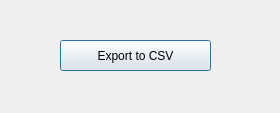
<?xml version="1.0" encoding="UTF-8"?>
<ui version="4.0">
 <class>Dialog</class>
 <widget class="QDialog" name="Dialog">
  <property name="geometry">
   <rect>
    <x>0</x>
    <y>0</y>
    <width>280</width>
    <height>113</height>
   </rect>
  </property>
  <property name="windowTitle">
   <string>End</string>
  </property>
  <widget class="QPushButton" name="Export">
   <property name="geometry">
    <rect>
     <x>60</x>
     <y>40</y>
     <width>151</width>
     <height>31</height>
    </rect>
   </property>
   <property name="text">
    <string>Export to CSV</string>
   </property>
  </widget>
 </widget>
 <resources/>
 <connections/>
</ui>
